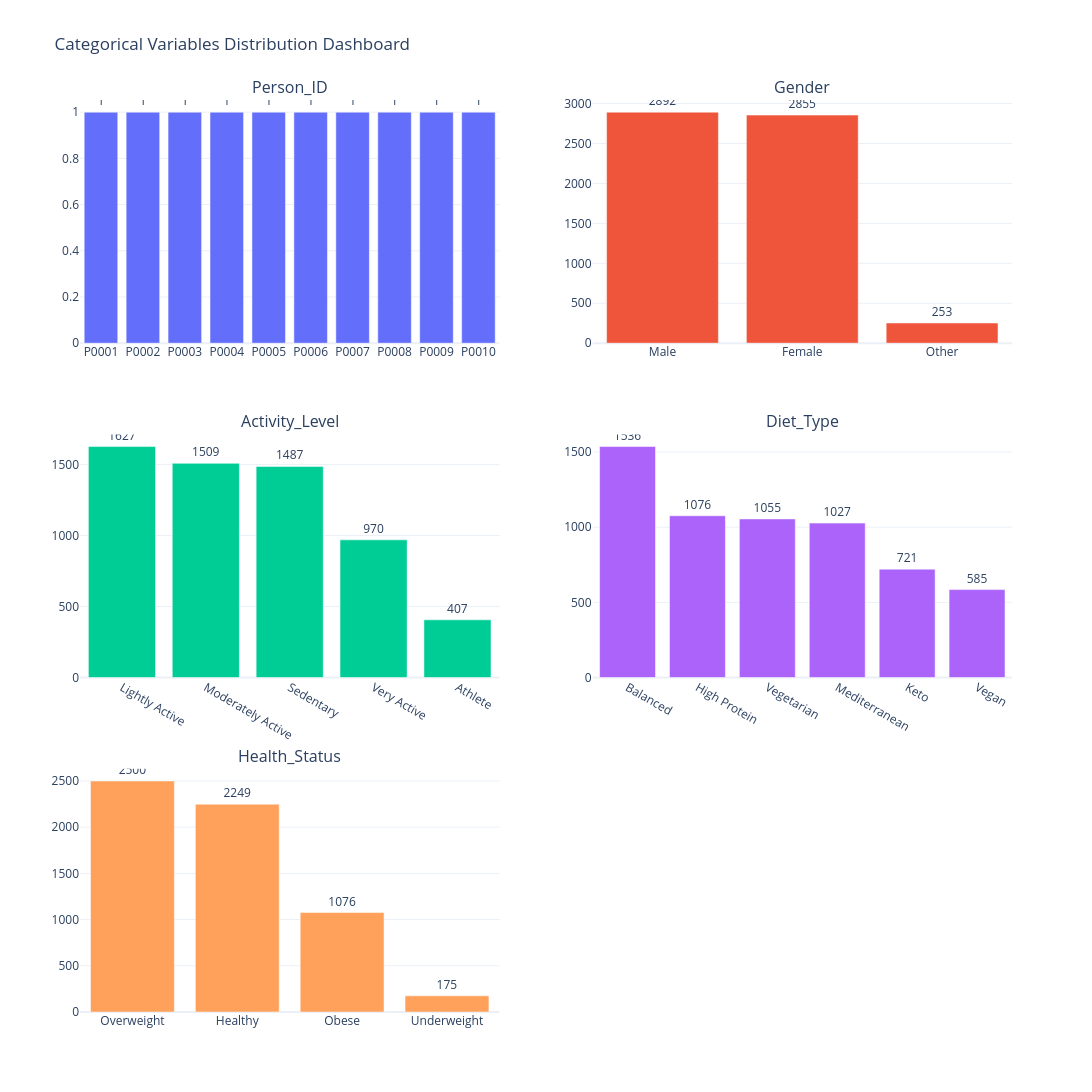

This figure's notebook cell:
### Markdown cell above
The category values are consistent across all categorical variables, with no apparent spelling errors or duplicate labels. The value **"Other"** appears as a valid category in the `Gender` variable.

### Code cell
MAX_CATEGORIES = 10

n_cols = 2
n_rows = math.ceil(len(categorical_cols) / n_cols)

fig = make_subplots(
    rows=n_rows,
    cols=n_cols,
    subplot_titles=categorical_cols,
    vertical_spacing=0.10
)

for i, col in enumerate(categorical_cols):

    summary = (
        df[col]
        .value_counts(dropna=False)
        .head(MAX_CATEGORIES)
        .reset_index()
    )

    summary.columns = [col, "Count"]

    row = (i // n_cols) + 1
    col_pos = (i % n_cols) + 1

    fig.add_trace(
        go.Bar(
            x=summary[col].astype(str),
            y=summary["Count"],
            text=summary["Count"],
            textposition="outside",
            name=col
        ),
        row=row,
        col=col_pos
    )

fig.update_layout(
    title="Categorical Variables Distribution Dashboard",
    height=400 * n_rows,
    width=1400,
    showlegend=False,
    template="plotly_white"
)

fig.show()

### Figure 1 — Plotly figure (JSON) as saved in the notebook; plotly's stock layout.template omitted (floating-point values rounded to 4 significant figures)
{"data": [{"name": "Person_ID", "text": [1.0, 1.0, 1.0, 1.0, 1.0, 1.0, 1.0, 1.0, 1.0, 1.0], "textposition": "outside", "type": "bar", "x": ["P0001", "P0002", "P0003", "P0004", "P0005", "P0006", "P0007", "P0008", "P0009", "P0010"], "xaxis": "x", "y": [1, 1, 1, 1, 1, 1, 1, 1, 1, 1], "yaxis": "y"}, {"name": "Gender", "text": [2892.0, 2855.0, 253.0], "textposition": "outside", "type": "bar", "x": ["Male", "Female", "Other"], "xaxis": "x2", "y": [2892, 2855, 253], "yaxis": "y2"}, {"name": "Activity_Level", "text": [1627.0, 1509.0, 1487.0, 970.0, 407.0], "textposition": "outside", "type": "bar", "x": ["Lightly Active", "Moderately Active", "Sedentary", "Very Active", "Athlete"], "xaxis": "x3", "y": [1627, 1509, 1487, 970, 407], "yaxis": "y3"}, {"name": "Diet_Type", "text": [1536.0, 1076.0, 1055.0, 1027.0, 721.0, 585.0], "textposition": "outside", "type": "bar", "x": ["Balanced", "High Protein", "Vegetarian", "Mediterranean", "Keto", "Vegan"], "xaxis": "x4", "y": [1536, 1076, 1055, 1027, 721, 585], "yaxis": "y4"}, {"name": "Health_Status", "text": [2500.0, 2249.0, 1076.0, 175.0], "textposition": "outside", "type": "bar", "x": ["Overweight", "Healthy", "Obese", "Underweight"], "xaxis": "x5", "y": [2500, 2249, 1076, 175], "yaxis": "y5"}], "layout": {"annotations": [{"font": {"size": 16}, "showarrow": false, "text": "Person_ID", "x": 0.225, "xanchor": "center", "xref": "paper", "y": 1, "yanchor": "bottom", "yref": "paper"}, {"font": {"size": 16}, "showarrow": false, "text": "Gender", "x": 0.775, "xanchor": "center", "xref": "paper", "y": 1, "yanchor": "bottom", "yref": "paper"}, {"font": {"size": 16}, "showarrow": false, "text": "Activity_Level", "x": 0.225, "xanchor": "center", "xref": "paper", "y": 0.6333, "yanchor": "bottom", "yref": "paper"}, {"font": {"size": 16}, "showarrow": false, "text": "Diet_Type", "x": 0.775, "xanchor": "center", "xref": "paper", "y": 0.6333, "yanchor": "bottom", "yref": "paper"}, {"font": {"size": 16}, "showarrow": false, "text": "Health_Status", "x": 0.225, "xanchor": "center", "xref": "paper", "y": 0.2667, "yanchor": "bottom", "yref": "paper"}], "height": 1200, "showlegend": false, "title": {"text": "Categorical Variables Distribution Dashboard"}, "width": 1400, "xaxis": {"anchor": "y", "domain": [0, 0.45]}, "xaxis2": {"anchor": "y2", "domain": [0.55, 1]}, "xaxis3": {"anchor": "y3", "domain": [0, 0.45]}, "xaxis4": {"anchor": "y4", "domain": [0.55, 1]}, "xaxis5": {"anchor": "y5", "domain": [0, 0.45]}, "xaxis6": {"anchor": "y6", "domain": [0.55, 1]}, "yaxis": {"anchor": "x", "domain": [0.7333, 1]}, "yaxis2": {"anchor": "x2", "domain": [0.7333, 1]}, "yaxis3": {"anchor": "x3", "domain": [0.3667, 0.6333]}, "yaxis4": {"anchor": "x4", "domain": [0.3667, 0.6333]}, "yaxis5": {"anchor": "x5", "domain": [0, 0.2667]}, "yaxis6": {"anchor": "x6", "domain": [0, 0.2667]}}}
